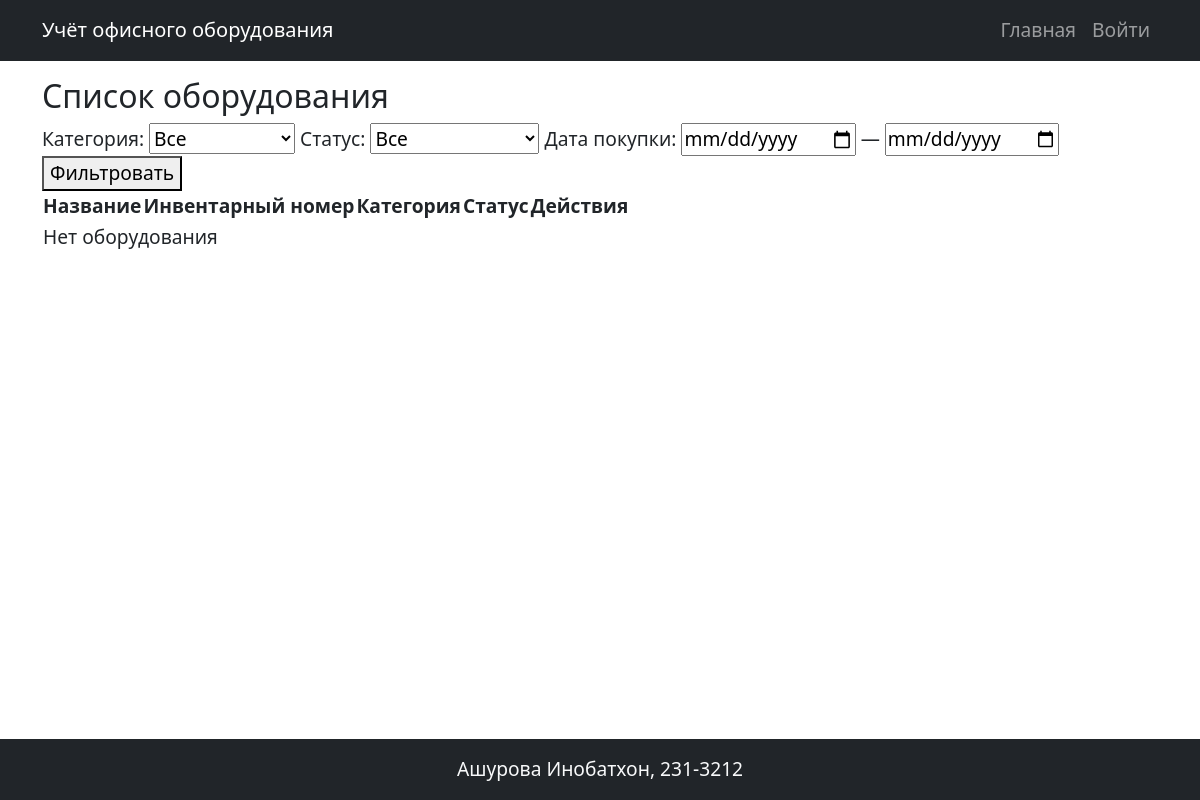
Page /?page=2 on the earlier database version.
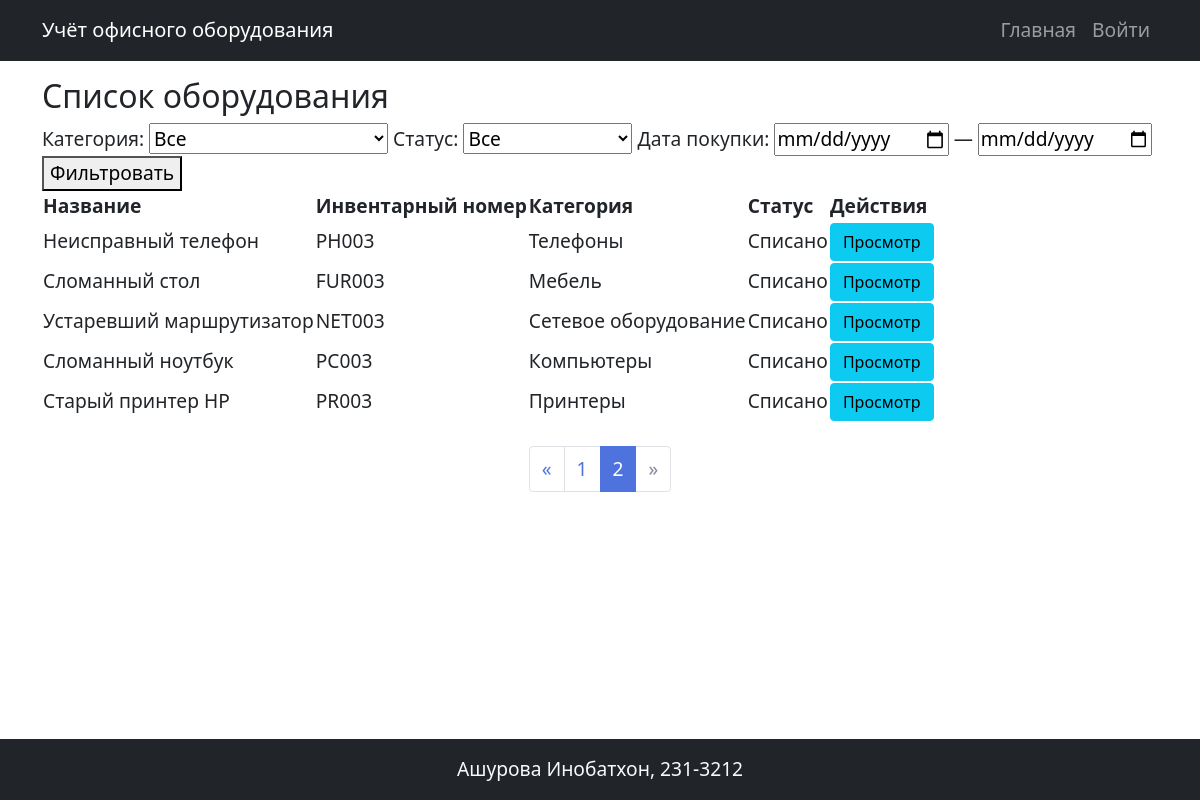
Same page on the later database version.
### models.py (models this page shows)
class Equipment(db.Model):
    id = db.Column(db.Integer, primary_key=True)
    name = db.Column(db.String(100), nullable=False)
    inventory_number = db.Column(db.String(50), unique=True, nullable=False)
    category_id = db.Column(db.Integer, db.ForeignKey('category.id'), nullable=False)
    category = db.relationship('Category', backref='equipments')
    purchase_date = db.Column(db.Date, nullable=False)
    cost = db.Column(db.Numeric(10, 2), nullable=False)
    status = db.Column(db.Enum('В эксплуатации', 'На ремонте', 'Списано', name='equipment_status'), nullable=False, default='В эксплуатации')
    note = db.Column(db.Text)
    photos = db.relationship('Photo', backref='equipment', lazy='dynamic', cascade='all, delete-orphan')
    maintenance_history = db.relationship('MaintenanceHistory', backref='equipment', cascade='all, delete-orphan')
    responsible_persons = db.relationship('ResponsiblePersons', secondary=equipment_responsible, back_populates='equipments')
    write_offs = db.relationship('WriteOff', backref='equipment_obj', cascade='all, delete-orphan')

class Category(db.Model):
    id = db.Column(db.Integer, primary_key=True)
    name = db.Column(db.String(100), nullable=False)
    description = db.Column(db.Text)

### app.py (the view)
@app.route('/')
def index():
    page = request.args.get('page', 1, type=int)
    category = request.args.get('category', type=int)
    status = request.args.get('status', type=str)
    date_from = request.args.get('date_from')
    date_to = request.args.get('date_to')
    query = Equipment.query
    if category:
        query = query.filter(Equipment.category_id == category)
    if status:
        query = query.filter(Equipment.status == status)
    if date_from:
        try:
            date_from_obj = datetime.strptime(date_from, '%Y-%m-%d').date()
            query = query.filter(Equipment.purchase_date >= date_from_obj)
        except ValueError:
            pass
    if date_to:
        try:
            date_to_obj = datetime.strptime(date_to, '%Y-%m-%d').date()
            query = query.filter(Equipment.purchase_date <= date_to_obj)
        except ValueError:
            pass
    query = query.order_by(Equipment.purchase_date.desc())
    pagination = query.paginate(page=page, per_page=10, error_out=False)
    equipment_list = []
    for eq in pagination.items:
        equipment_list.append({
            'id': eq.id,
            'name': eq.name,
            'inventory_number': eq.inventory_number,
            'category_name': eq.category.name if eq.category_id else '',
            'status_display': eq.status,
        })
    categories = Category.query.all()
    return render_template('index.html',
        equipment_list=equipment_list,
        categories=categories,
        pagination=pagination)

### templates/index.html (shortened to what this page needs)
{% extends 'base.html' %}
{% block content %}
<h2>Список оборудования</h2>
<form method="get" action="">
    <label>Категория:
        <select name="category">
            <option value="">Все</option>
        </select>
    </label>
    <label>Статус:
        <select name="status">
            <option value="">Все</option>
        </select>
    </label>
    <label>Дата покупки:
        <input type="date" name="date_from" value="{{ request.args.get('date_from', '') }}"> — <input type="date" name="date_to" value="{{ request.args.get('date_to', '') }}">
    </label>
    <button type="submit">Фильтровать</button>
</form>
<table>
    <thead>
        <tr>
            <th>Название</th>
            <th>Инвентарный номер</th>
            <th>Категория</th>
            <th>Статус</th>
            <th>Действия</th>
        </tr>
    </thead>
    <tbody>
        {% for eq in equipment_list %}
        <tr>
            <td>{{ eq.name }}</td>
            <td>{{ eq.inventory_number }}</td>
            <td>{{ eq.category_name }}</td>
            <td>{{ eq.status_display }}</td>
            <td>
                <a href="{{ url_for('view_equipment', id=eq.id) }}" class="btn btn-info">Просмотр</a>
            </td>
        </tr>
        {% else %}
        <tr><td colspan="5">Нет оборудования</td></tr>
        {% endfor %}
    </tbody>
</table>
<div class="pagination-container mt-4">
    {% if pagination.pages > 1 %}
    <nav aria-label="Page navigation">
        <ul class="pagination justify-content-center">
            <li class="page-item {% if not pagination.has_prev %}disabled{% endif %}">
                <a class="page-link"
                   href="?page={{ pagination.prev_num }}{% for key, value in request.args.items() %}{% if key != 'page' %}&{{ key }}={{ value }}{% endif %}{% endfor %}"
                   aria-label="Previous">
                    <span aria-hidden="true">&laquo;</span>
                </a>
            </li>
            {% for page_num in pagination.iter_pages(left_edge=1, right_edge=1, left_current=2, right_current=2) %}
                {% if page_num %}
                    <li class="page-item {% if page_num == pagination.page %}active{% endif %}">
                        <a class="page-link"
                           href="?page={{ page_num }}{% for key, value in request.args.items() %}{% if key != 'page' %}&{{ key }}={{ value }}{% endif %}{% endfor %}">
                            {{ page_num }}
                        </a>
                    </li>
                {% else %}
                    <li class="page-item disabled">
                        <span class="page-link">...</span>
                    </li>
                {% endif %}
            {% endfor %}
            <li class="page-item {% if not pagination.has_next %}disabled{% endif %}">
                <a class="page-link"
                   href="?page={{ pagination.next_num }}{% for key, value in request.args.items() %}{% if key != 'page' %}&{{ key }}={{ value }}{% endif %}{% endfor %}"
                   aria-label="Next">
                    <span aria-hidden="true">&raquo;</span>
                </a>
            </li>
        </ul>
    </nav>
    {% endif %}
</div>
{% endblock %}

Differences in the rows shown:
added Equipment: name "Неисправный телефон", inventory_number "PH003"
added Category: category_name "Телефоны"
added Equipment: name "Сломанный стол", inventory_number "FUR003"
added Category: category_name "Мебель"
added Equipment: name "Устаревший маршрутизатор", inventory_number "NET003"
now on this page (row edited): Category: category_name "Сетевое оборудование"
added Equipment: name "Сломанный ноутбук", inventory_number "PC003"
now on this page (row edited): Category: category_name "Компьютеры"
added Equipment: name "Старый принтер HP", inventory_number "PR003"
now on this page (row edited): Category: category_name "Принтеры"
Other differences:
new list line: "Списано Просмотр"
text no longer shown: "Нет оборудования"
new list line: "1"
new list line: "2"
